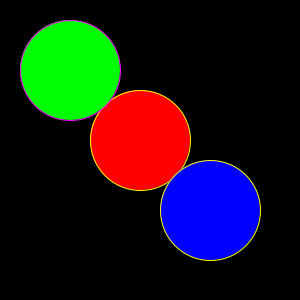
Frame 1 (no input)
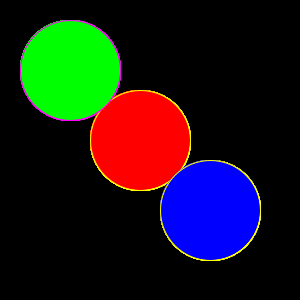
Frame 60 (the mouse pressed at the canvas centre just before this capture)
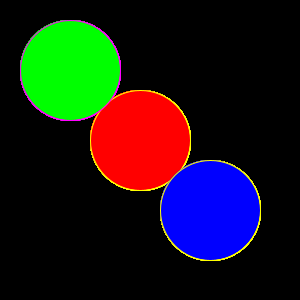
Frame 120 (the mouse held since frame 60 and released just before this capture)

The Processing sketch that drew these frames (run headless with seeded random() and noise(); from frame 60 on, the mouse is pressed at the canvas centre):

// Processing sketch: TAG
// ── TAG.pde
void setup()
{
  size(300, 300);
  background(0);
}

void draw()
{
  smooth();
  fill(255, 0, 0);
  stroke(255, 255, 0);
  ellipse(140, 140, 100, 100);
  
  smooth();
  fill(0, 255, 0);
  stroke(255, 0, 255);
  ellipse(70, 70, 100, 100);
  
  smooth();
  fill(0, 0, 255);
  stroke(255, 255, 0);
  ellipse(210, 210, 100, 100);
}

// ── clicks.pde
void clicks()
{
  if ((mouseX >= 0) && (mouseX <= 100) && (mouseY >= 0) && (mouseY <= 100))
  {
    fill(0);
  }
} // end clicks
